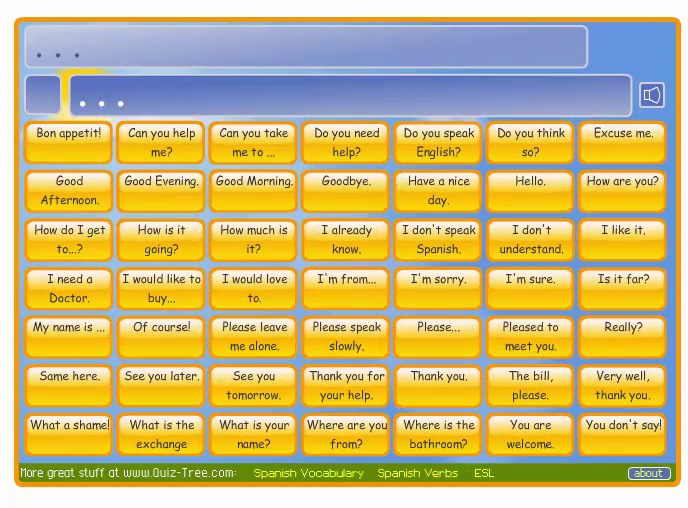
#> input picture frame 36 of GUI Feature/Getting Started With Videos/video.mp4, 688 x 508 px
$ python playing_video_from_file.py
#> lines starting #> are read from the running program, lines starting #| are printed output that depends on the picture
import os
import numpy as np
import cv2

dir_path = os.path.dirname(os.path.realpath(__file__))
file_path = os.path.join(dir_path, 'video.mp4' )

# Read video capture from file
cap = cv2.VideoCapture(file_path)

while(cap.isOpened()):
    # Read frame from video
    ret, frame = cap.read()
#> frame is the input picture: shape (508, 688, 3); mean B, G, R 123.8, 186.2, 203.4

    # Convert frame color to gray
    gray = cv2.cvtColor(frame, cv2.COLOR_BGR2GRAY)
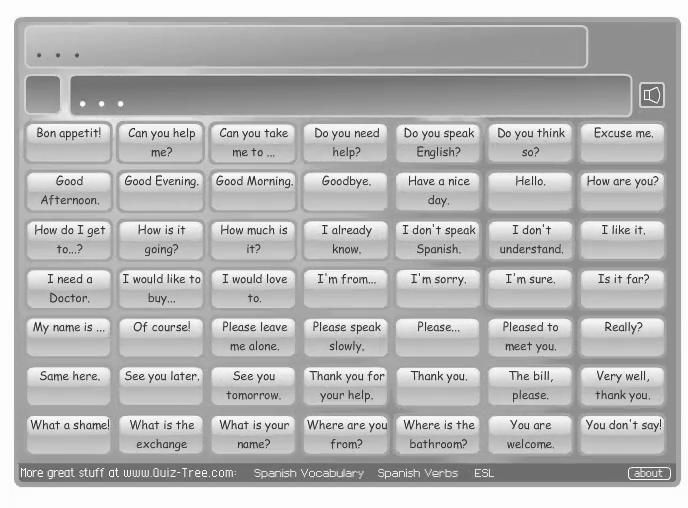
#> gray: shape (508, 688); min 37, max 255, mean 184.2

    # play video by showing frame
    cv2.imshow('frame', gray)

    # waitkey for break
    if cv2.waitKey(1) & 0xFF == ord('q'):
#> (key q is pressed here)
        break

# close video resource
cap.release()

# close all windows
cv2.destroyAllWindows()

$ run again, starting later in the video
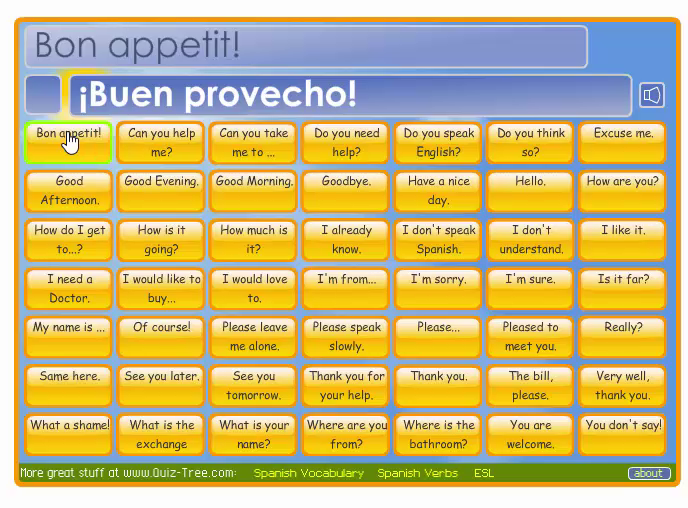
#> input picture frame 166 of GUI Feature/Getting Started With Videos/video.mp4, 688 x 508 px
#> frame is the input picture: shape (508, 688, 3); mean B, G, R 123.8, 187, 203.8
#> `gray = cv2.cvtColor(frame, cv2.COLOR_BGR2GRAY)`:
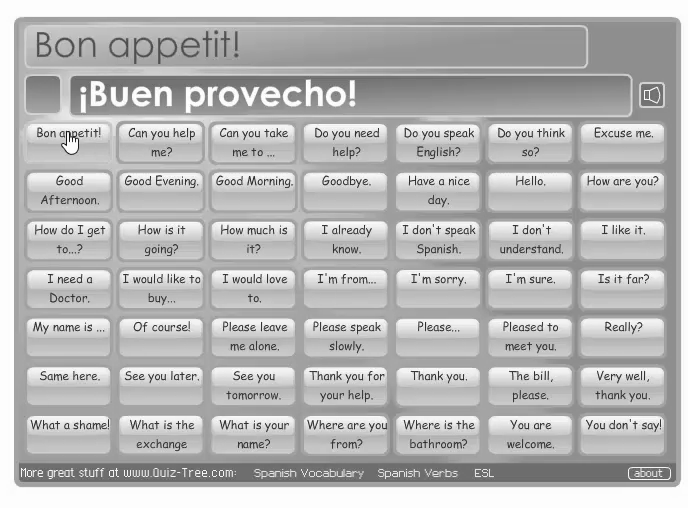
#> gray: shape (508, 688); min 8, max 255, mean 184.7

$ run again, starting later in the video
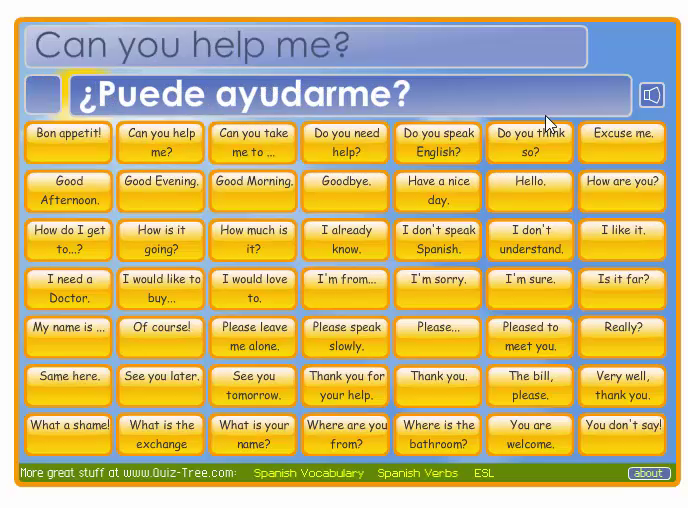
#> input picture frame 295 of GUI Feature/Getting Started With Videos/video.mp4, 688 x 508 px
#> frame is the input picture: shape (508, 688, 3); mean B, G, R 123.6, 186.9, 204.1
#> `gray = cv2.cvtColor(frame, cv2.COLOR_BGR2GRAY)`:
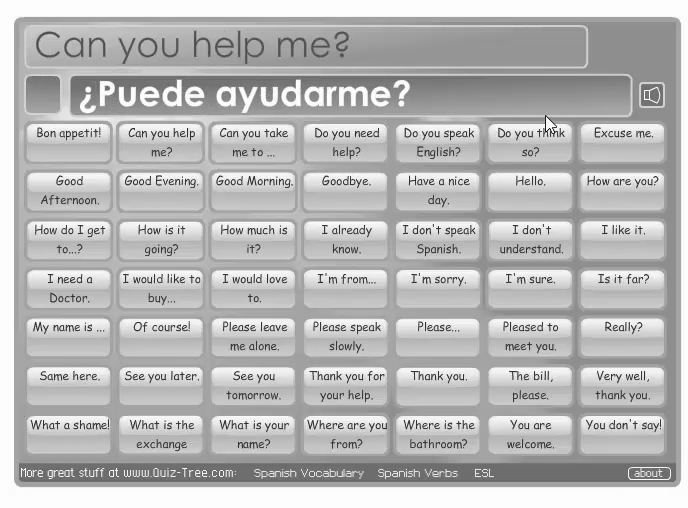
#> gray: shape (508, 688); min 4, max 255, mean 184.8
